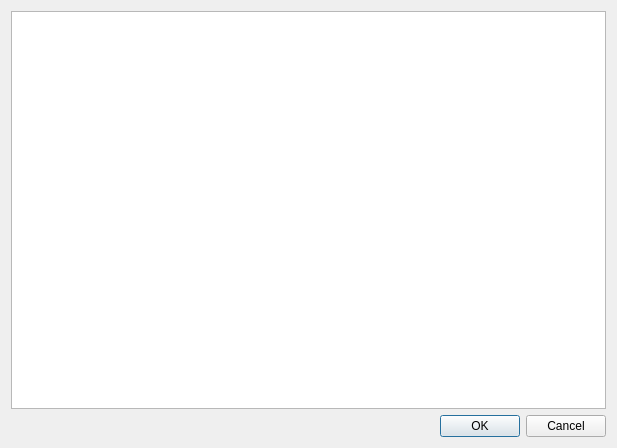
<?xml version="1.0" encoding="UTF-8"?>
<ui version="4.0">
 <class>SettingsDialog</class>
 <widget class="QDialog" name="SettingsDialog">
  <property name="geometry">
   <rect>
    <x>0</x>
    <y>0</y>
    <width>617</width>
    <height>448</height>
   </rect>
  </property>
  <property name="windowTitle">
   <string>Dialog</string>
  </property>
  <layout class="QVBoxLayout" name="verticalLayout">
   <item>
    <layout class="QHBoxLayout" name="horizontalLayout">
     <item>
      <widget class="QListWidget" name="listWidget"/>
     </item>
    </layout>
   </item>
   <item>
    <widget class="QDialogButtonBox" name="buttonBox">
     <property name="orientation">
      <enum>Qt::Horizontal</enum>
     </property>
     <property name="standardButtons">
      <set>QDialogButtonBox::Cancel|QDialogButtonBox::Ok</set>
     </property>
    </widget>
   </item>
  </layout>
 </widget>
 <resources/>
 <connections>
  <connection>
   <sender>buttonBox</sender>
   <signal>accepted()</signal>
   <receiver>SettingsDialog</receiver>
   <slot>accept()</slot>
   <hints>
    <hint type="sourcelabel">
     <x>248</x>
     <y>254</y>
    </hint>
    <hint type="destinationlabel">
     <x>157</x>
     <y>274</y>
    </hint>
   </hints>
  </connection>
  <connection>
   <sender>buttonBox</sender>
   <signal>rejected()</signal>
   <receiver>SettingsDialog</receiver>
   <slot>reject()</slot>
   <hints>
    <hint type="sourcelabel">
     <x>316</x>
     <y>260</y>
    </hint>
    <hint type="destinationlabel">
     <x>286</x>
     <y>274</y>
    </hint>
   </hints>
  </connection>
 </connections>
</ui>
